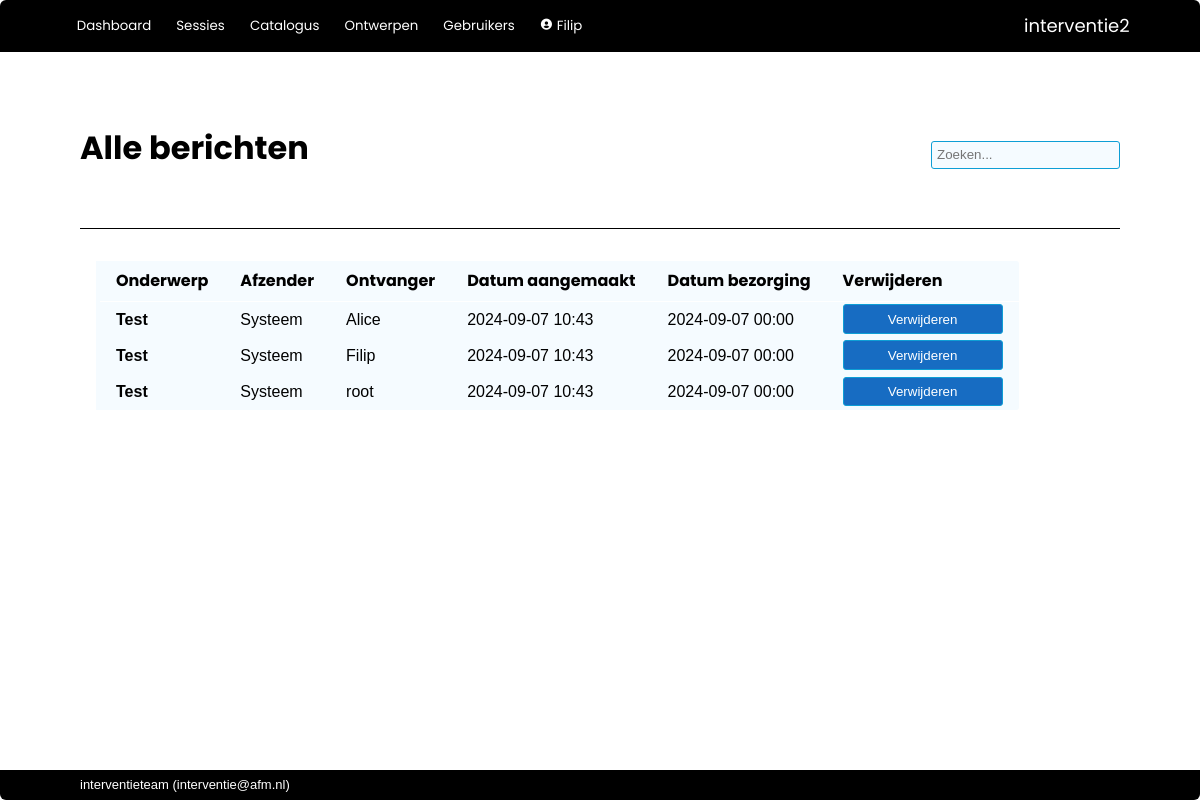
/admin/messages (signed in), run on an earlier commit of the app's database.
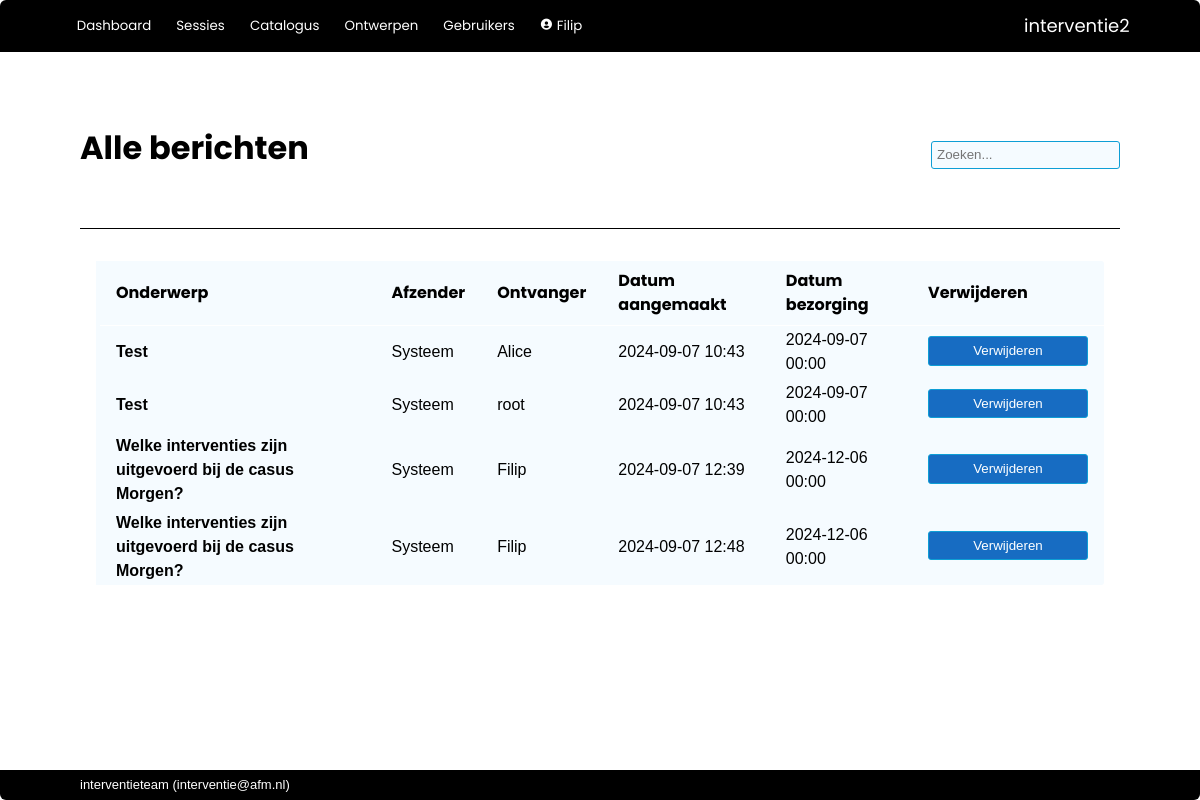
And on a later commit of the database.
### interventie2/models.py (models this page shows, shortened)
class User(db.Model, UserMixin):
    __tablename__ = 'users'
    id            = db.Column(db.Integer, primary_key=True)
    name          = db.Column(db.String(80), nullable=False, unique=True)
    password      = db.Column(db.String(200), nullable=False)
    role_id       = db.Column(db.Integer, db.ForeignKey('roles.id'), nullable=False, default=4) #references roles.id
    description   = db.Column(db.String(2000), nullable=False, default="")
    email         = db.Column(db.String(254))
    link          = db.Column(db.String(1000))
    active        = db.Column(db.Boolean, nullable=False, default=True)
    date_created  = db.Column(db.DateTime(timezone=True), server_default=func.now())
    last_seen     = db.Column(db.DateTime(timezone=True), server_default=func.now())
    role = relationship('Role')
    messages = relationship('Message', back_populates='recipient', foreign_keys="Message.recipient_id", cascade='all, delete-orphan')
    messages_sent = relationship('Message', back_populates='sender', foreign_keys="Message.sender_id")
    worksession = relationship('Worksession', back_populates='creator')
    plan = relationship('Plan', back_populates='creator')
    allowed_worksessions = relationship('Worksession', secondary='worksession_access', back_populates='allowed_users')
    owned_instruments = relationship('Instrument', back_populates='owner')
    def unread_messages(self):
        return sum(1 for message in self.messages if (message.unread) and (message.deliver_after.date() <= date.today()))
    def unread_message_alert(self):
        return self.unread_messages() > 0

class Message(db.Model):
    __tablename__ = 'messages'
    id            = db.Column(db.Integer, primary_key=True)
    date_created  = db.Column(db.DateTime(timezone=True), server_default=func.now())
    deliver_after = db.Column(db.DateTime(timezone=True), server_default=func.now())
    subject       = db.Column(db.String(500), nullable=False, default="")
    body          = db.Column(db.String(2000), nullable=False, default="")
    sender_id     = db.Column(db.Integer, db.ForeignKey('users.id'))
    recipient_id  = db.Column(db.Integer, db.ForeignKey('users.id'), nullable=False)
    unread        = db.Column(db.Boolean, nullable=False, default=True)
    archived      = db.Column(db.Boolean, nullable=False, default=True)
    system        = db.Column(db.Boolean, nullable=False, default=True)
    sender = relationship('User', foreign_keys=[sender_id])
    recipient = relationship('User', foreign_keys=[recipient_id])

### interventie2/admin/routes.py (the view)
@admin.route('/messages')
@login_required
def all_messages():
    messages = Message.query.order_by(Message.id)
    return render_template('admin/all_messages.html', messages=messages, user=current_user)

### interventie2/models.py (called while the page is built)
@login_manager.user_loader
def load_user(user_id):
    return User.query.get(user_id)

### interventie2/admin/templates/admin/all_messages.html (shortened to what this page needs)
{% extends 'base.html' %}
{% block page_title %}
    Alle berichten
{% endblock %}
{% block body %}
    <table>
        <tr>
            <th>Onderwerp</th>
            <th>Afzender</th>
            <th>Ontvanger</th>
            <th>Datum aangemaakt</th>
            <th>Datum bezorging</th>
            <th>Verwijderen</th>
        </tr>
        {% for message in messages %}
            <tr>
                <td><a href="{{ url_for('admin.message', message_id=message.id) }}" {% if message.unread %} class="unread"{% endif %}>{{ message.subject }}</a></td>
                <td>
                    {% if message.system %}
                        Systeem
                    {% else %}
                        {{ message.sender.name }}
                    {% endif %}
                </td>
                <td>{{ message.recipient.name }}</td>
                <td>{{ message.date_created.strftime('%Y-%m-%d %H:%M')}}</td>
                <td>
                        {{ message.deliver_after.strftime('%Y-%m-%d %H:%M') }}
                </td>
                <td><button>{{ macro.confirm_redirect( "Verwijderen", "Wilt u dit bericht verwijderen?", url_for('admin.delete_message', message_id=message.id) ) }}</button></td>
            </tr>
        {% endfor %}
        </table>
{% endblock %}

### interventie2/templates/base.html (shortened to what this page needs)
<!DOCTYPE html>
<html lang="en">
    <head>
        <link rel="stylesheet" href="{{ url_for('static', filename='css/styles.css')}}">
        <link href="https://unpkg.com/boxicons@2.1.2/css/boxicons.min.css" rel="stylesheet">
    </head>
    <body>
        {% import 'jinja_macros.html' as macro %}
        <header>
            <div class="logo">{{ config['APP_NAME'] }}</div>
            <div class="modes">
                {% if current_user.is_authenticated %}
                    <button>
                        <a href="{{ url_for('main.index') }}">Dashboard</a>
                    </button>
                    <button>
                        <a href="{{ url_for('main.worksessions') }}">Sessies</a>
                    </button>
                    <button>
                        <a href="{{ url_for('catalog.index') }}">Catalogus</a>
                    </button>
                    {% if current_user.role.edit_questionnaire %}
                        <button>
                            <a href="{{ url_for('tools.index') }}">Ontwerpen</a>
                        </button>
                    {% endif %}
                    {% if current_user.role.edit_users %}
                        <button>
                            <a href="{{ url_for('admin.index') }}">Gebruikers</a>
                        </button>
                    {% endif %}
                    <button>
                        <a href="{{ url_for('admin.user', id=current_user.id) }}"><i class='bx bxs-user-circle'></i>
                            {{ current_user.name }}
                        </a>
                    </button>
                {% else %}
                    <button>
                        <a href="{{ url_for('main.login') }}">Login</a>
                    </button>
                {% endif %}
            </div>
        </header>
        <nav>
            <div class="title">{% block page_title %}{% endblock %}</div>
            {% if current_user.is_authenticated %}
                <form action="/analysis/search" method="get" class="search">
                    <input id="search" type="search"  name="q" value="{{ request.args.get('q') or '' }}" placeholder="Zoeken...">
                </form>
            {% endif %}
            <div class="tabs">{% block tabs %}{% endblock %}</div>
        </nav>
        <main>
            <section>{% block body %}{% endblock %}</section>
        </main>
        <footer>{{ config['MAINTAINER'] }} (<a href="mailto:{{ config['MAINTAINER_EMAIL'] }}">{{ config['MAINTAINER_EMAIL'] }}</a>)</footer>
    </body>
</html>

### interventie2/templates/jinja_macros.html (shortened to what this page needs)
{% macro confirm_redirect(link_name, message, address) %}
    <a href="#" onclick="
        var message = &quot; {{ message }} &quot; ;
        var address = &quot; {{ address }} &quot; ;
        var result = confirm(message);
        if (result == true) { window.location.href = address } ;
        return false;
        ">
        {{ link_name }}
    </a>
{%- endmacro %}

### interventie2/static/css/styles.css (style rules this page uses)
:root { --dark-blue: #0f2841; --light-blue: #0e9ed5; --green: #3b7d23; --highlight: #195fa6; --mid-grey: #0e9ed5; --object: #f5fbff; --alert: red; --button-bg: #176cc2; --button-fg: white; }
html, body { font-family: sans-serif; line-height: 1.5em; padding: 0px; margin: 0px; }
a { color: inherit; text-decoration: none; }
button { border: 1px solid var(--mid-grey); background-color: var(--button-bg); color: var(--button-fg); min-height: 2.2em; border-radius: 3px; min-width: 10rem; margin-bottom: 2px; }
button a { text-decoration: none; }
input { border: none; background-color: white;; border: 1px solid var(--mid-grey); font-size: inherit; min-height: 1.7rem; margin-bottom: 2px; }
table { background: var(--object); border-radius: 3px; border-collapse: collapse; animation: fadeInAnimation ease 0.7s; animation-iteration-count: 1; animation-fill-mode: forwards; }
th { border-bottom: 1px solid white; color: black; font-weight: bold; font-family: "Poppins", sans-serif; padding: 0.5em 1em; text-align: left; }
td { padding: 0.15em 1em; }
tbody tr { border-left: 4px solid var(--object); transition:all 0.25s ease; }
body { display: grid; height: 100vh; grid-template-rows: min-content min-content auto min-content; grid-template-areas: "header" "nav" "main" "footer"; }
header { grid-area: header; background-color: black; display: grid; grid-template-columns: auto min-content; grid-template-rows: auto; grid-template-areas: "modes logo"; color: white; border-radius: 6px 6px 0px 0px; align-items: center; padding: 0.6rem 4.4rem; font-family: "Poppins", sans-serif; }
header a { text-decoration: none; }
.logo { grid-area: logo; font-size: large; }
.modes { grid-area: modes; padding: 0px; margin: 0px; }
.modes button { background: inherit; outline: none; cursor: pointer; padding: 0.4rem 0.4rem; margin: 0 0.5rem 0 0; border: none; border-radius: 0px; color: white; font-family: "Poppins", sans-serif; font-size: smaller; min-width: 0; }
.modes a { text-decoration: none; }
nav { grid-area: nav; display: grid; grid-template-columns: 1fr auto; grid-template-areas: "title search" "steps steps" "tabs tabs "; align-items: center; margin: 5rem 5rem 1rem 5rem; }
.title { grid-area: title; font-family: "Poppins", sans-serif; color: black; font-size: xx-large; font-weight: bold; padding: 0 0 1rem 0; line-height: 1em; }
.search { grid-area: search; display: flex; align-items: center; text-decoration: none; border: none; }
.search input { border: none; background-color: var(--object); border: 1px solid var(--mid-grey); border-radius: 3px; padding: 5px; font-size: smaller; height: 1.7rem; }
.tabs { grid-area: tabs; display: flex; padding-top: 3rem; overflow: hidden; font-size: inherit; border-bottom: 1px solid black; }
main { grid-area: main; padding: 1rem 5rem; display: grid; grid-template-columns: min-content 3fr; grid-template-areas: "aside section "; overflow-y: scroll; }
section { grid-area: section; padding: 0; margin-left: 1rem; margin-right: 1rem; }
footer { grid-area: footer; background-color: black; border-radius: 0px 0px 6px 6px; color: white; align-items: center; padding: 0.2rem 5rem; font-size: small; }
.unread { font-weight: bold; }

What changed in the data, as far as the page shows it:
removed Message: subject "Test", system "Systeem", recipient.name "Filip", date_created "2024-09-07 10:43", deliver_after "2024-09-07 00:00", link_name "Verwijderen"
added Message: subject "Welke interventies zijn uitgevoerd bij de casus Morgen?", system "Systeem", recipient.name "Filip", date_created "2024-09-07 12:39", deliver_after "2024-12-06 00:00", link_name "Verwijderen"
added Message: subject "Welke interventies zijn uitgevoerd bij de casus Morgen?", system "Systeem", recipient.name "Filip", date_created "2024-09-07 12:48", deliver_after "2024-12-06 00:00", link_name "Verwijderen"
